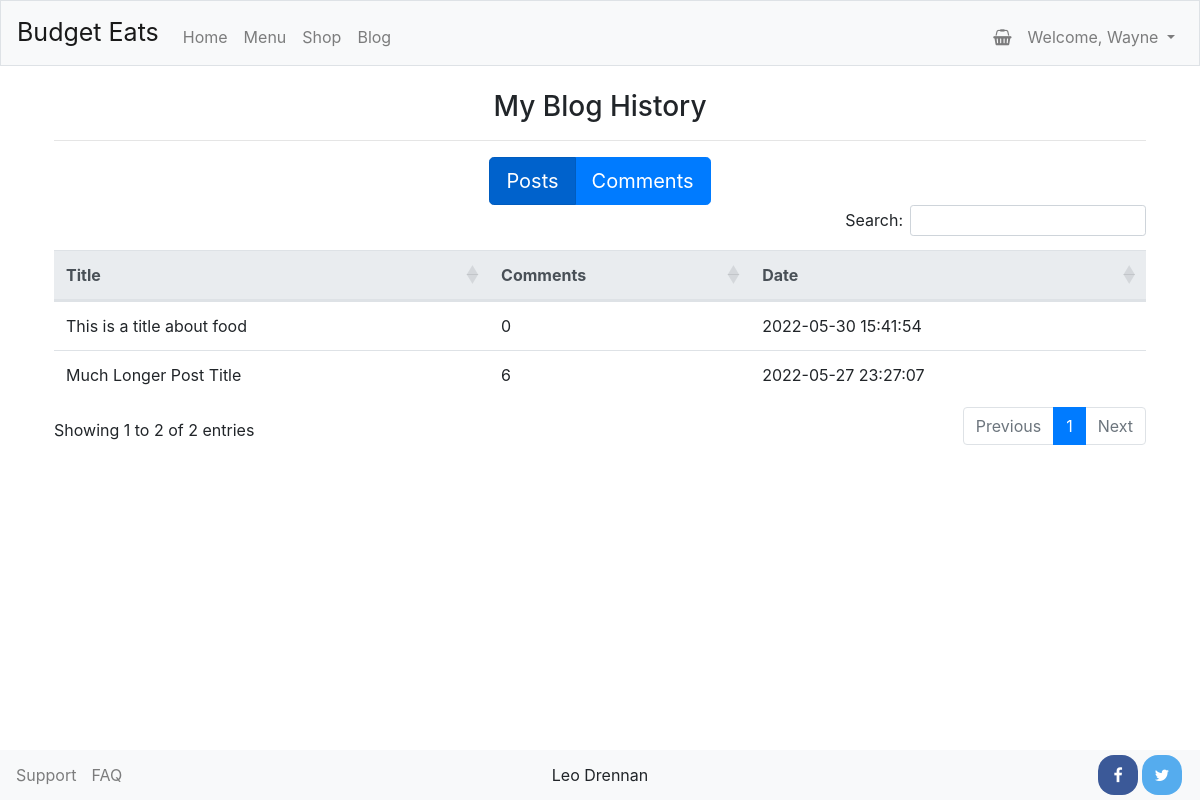
Screenshot of /account/blog_history (signed in) with the database file from the repository.
### tables this page shows
CREATE TABLE posts (
    id INTEGER,
    user_id INTEGER,
    title TEXT,
    content TEXT,
    timestamp DATETIME,
    last_action DATETIME, edit DATETIME,
    PRIMARY KEY(id),
    FOREIGN KEY(user_id) REFERENCES users(id)
);

### application.py (the view)
@app.route("/account/blog_history")
@login_required("/account/blog_history")
def blog_history():
    posts = db.execute("SELECT id, title, timestamp FROM posts WHERE user_id = ? ORDER BY timestamp DESC", session["user_id"])
    for i in range(len(posts)):
        post_id = posts[i]["id"]
        comments = db.execute("SELECT id FROM comments WHERE post_id = ?", post_id)
        posts[i]["total_comments"] = len(comments)
    comments = db.execute("SELECT posts.id, title, karma, comments.timestamp FROM comments JOIN posts ON comments.post_id = posts.id WHERE comments.user_id = ? ORDER BY comments.timestamp DESC", session["user_id"])
    return render_template("blog/blog_history.html", posts=posts, comments=comments)

### application.py (called while the page is built)
@app.after_request
def after_request(response):
    response.headers["Cache-Control"] = "no-cache, no-store, must-revalidate"
    response.headers["Expires"] = 0
    response.headers["Pragma"] = "no-cache"
    return response

### helpers.py (called while the page is built)
def login_required(destination):
    def decorator(f):
        @wraps(f)
        def decorated_function(*args, **kwargs):
            if session.get("user_id") is None:
                return redirect(f"/login{destination}")
            return f(*args, **kwargs)
        return decorated_function
    return decorator

### templates/blog/blog_history.html (shortened to what this page needs)
{% extends "layout.html" %}
{% block main %}
    <h3 class="centered">My Blog History</h3>
    <hr>
    <div class="centered">
        <div class="btn-group btn-group-toggle" id="table-toggle" data-toggle="buttons">
            <label class="btn btn-primary btn-lg active">
                <input type="radio" name="options" id="showPosts" autocomplete="off" checked> Posts
            </label>
            <label class="btn btn-primary btn-lg">
                <input type="radio" name="options" id="showComments" autocomplete="off"> Comments
            </label>
        </div>
    </div>
    <table class="table table-hover" id="postHistory">
        <thead class="thead-light">
            <tr>
                <th>Title</th>
                <th>Comments</th>
                <th>Date</th>
            </tr>
        </thead>
        <tbody>
            {% for post in posts %}
                <tr class="clickable-row" data-url="/blog/{{ post.id }}" style="cursor: pointer">
                    <td>{{ post.title }}</td>
                    <td>{{ post.total_comments }}</td>
                    <td>{{ post.timestamp }}</td>
                </tr>
            {% endfor %}
        </tbody>
    </table>
{% endblock %}

### static/styles.css (style rules this page uses)
.centered { text-align: center !important; }
.btn { box-shadow: none !important; }

### rows the page displays
posts: title "This is a title about food", total_comments "0", timestamp "2022-05-30 15:41:54"
posts: title "Much Longer Post Title", total_comments "6", timestamp "2022-05-27 23:27:07"

### other values shown
{{ session.name }} "Wayne"
